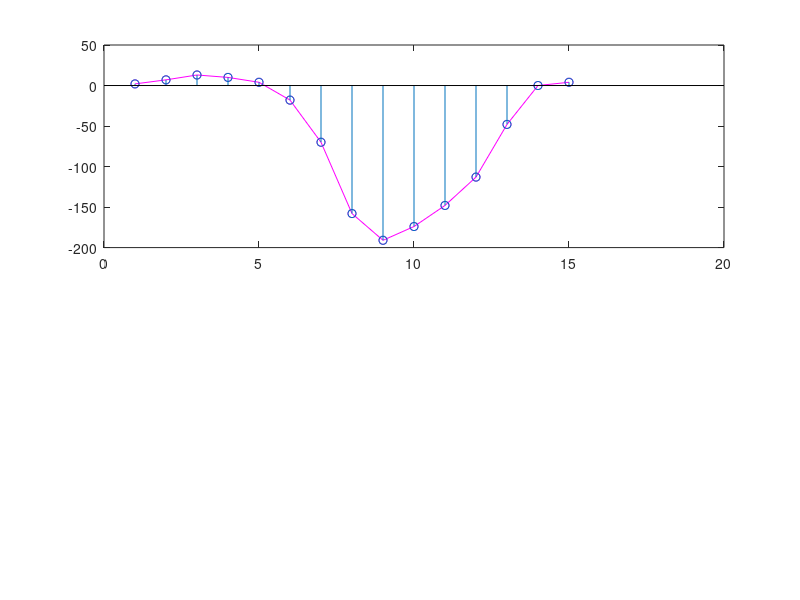

Write the MATLAB code that produced this figure. (Note: this script raises an error after producing the figure.)
f = 500;
t = 0 : 0.0001 : 0.5;
x1 = 100 * sin(2 * pi * f * t);
x2 = 100 * sin(2 * pi * 2 * f * t);
x3 = 100 * sin(2 * pi * 4 * f * t);
% subplot(3, 1, 1); plot(t, x1);
% subplot(3, 1, 2); plot(t, x2);
% subplot(3, 1, 3); plot(t, x3);
% figure;
x = x1 + x2 + x3;
% plot(x);

%% fft code 
N = 1024;
X = fft(x,N);
axis tight
% plot(abs(X(1:N/2)));

%% convolution
x = [1 2 3 4 8 4];
h = [2 3 1 -9 -9 -9 -9 -9 -2 1];
y = conv(x,h);

% plot(y);
% plot(y, 'm+');
% plot(y, 'm-+');
% stem(y);

subplot(2,1,1); plot(y, 'm-o'); hold on;
stem(y);

y = my_conv(x,h);
subplot(2,1,2); plot(y, 'm-o'); hold on;
stem(y);
%% filter
% [b, a] = butter(8, 0.25, 'low');
% y = filter(b,a,x);
% Y = fft(y,N);
% plot(abs(Y(1:N/2)));

